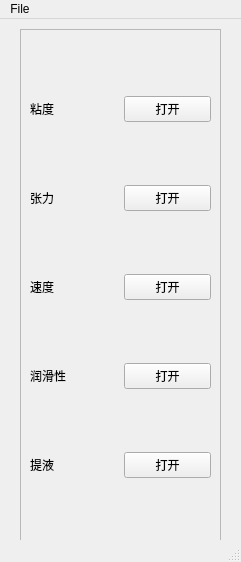
<?xml version="1.0" encoding="UTF-8"?>
<ui version="4.0">
 <class>MainWindow</class>
 <widget class="QMainWindow" name="MainWindow">
  <property name="geometry">
   <rect>
    <x>0</x>
    <y>0</y>
    <width>241</width>
    <height>562</height>
   </rect>
  </property>
  <property name="windowTitle">
   <string>MainWindow</string>
  </property>
  <widget class="QWidget" name="centralwidget">
   <widget class="QFrame" name="frame">
    <property name="geometry">
     <rect>
      <x>20</x>
      <y>10</y>
      <width>201</width>
      <height>521</height>
     </rect>
    </property>
    <property name="frameShape">
     <enum>QFrame::StyledPanel</enum>
    </property>
    <property name="frameShadow">
     <enum>QFrame::Raised</enum>
    </property>
    <layout class="QGridLayout" name="gridLayout">
     <item row="0" column="0">
      <widget class="QLabel" name="label_2">
       <property name="text">
        <string>粘度</string>
       </property>
      </widget>
     </item>
     <item row="0" column="1">
      <widget class="QPushButton" name="pushButton">
       <property name="text">
        <string>打开</string>
       </property>
      </widget>
     </item>
     <item row="1" column="0">
      <widget class="QLabel" name="label_3">
       <property name="text">
        <string>张力</string>
       </property>
      </widget>
     </item>
     <item row="1" column="1">
      <widget class="QPushButton" name="pushButton_2">
       <property name="text">
        <string>打开</string>
       </property>
      </widget>
     </item>
     <item row="2" column="0">
      <widget class="QLabel" name="label_4">
       <property name="text">
        <string>速度</string>
       </property>
      </widget>
     </item>
     <item row="2" column="1">
      <widget class="QPushButton" name="pushButton_3">
       <property name="text">
        <string>打开</string>
       </property>
      </widget>
     </item>
     <item row="3" column="0">
      <widget class="QLabel" name="label_5">
       <property name="text">
        <string>润滑性</string>
       </property>
      </widget>
     </item>
     <item row="3" column="1">
      <widget class="QPushButton" name="pushButton_4">
       <property name="text">
        <string>打开</string>
       </property>
      </widget>
     </item>
     <item row="4" column="0">
      <widget class="QLabel" name="label_6">
       <property name="text">
        <string>提液</string>
       </property>
      </widget>
     </item>
     <item row="4" column="1">
      <widget class="QPushButton" name="pushButton_5">
       <property name="text">
        <string>打开</string>
       </property>
      </widget>
     </item>
    </layout>
   </widget>
  </widget>
  <widget class="QMenuBar" name="menubar">
   <property name="geometry">
    <rect>
     <x>0</x>
     <y>0</y>
     <width>241</width>
     <height>28</height>
    </rect>
   </property>
   <widget class="QMenu" name="menuFile">
    <property name="title">
     <string>File</string>
    </property>
    <addaction name="actionOpen"/>
   </widget>
   <addaction name="menuFile"/>
  </widget>
  <widget class="QStatusBar" name="statusbar"/>
  <action name="actionOpen">
   <property name="text">
    <string>Open</string>
   </property>
  </action>
 </widget>
 <resources/>
 <connections/>
</ui>
